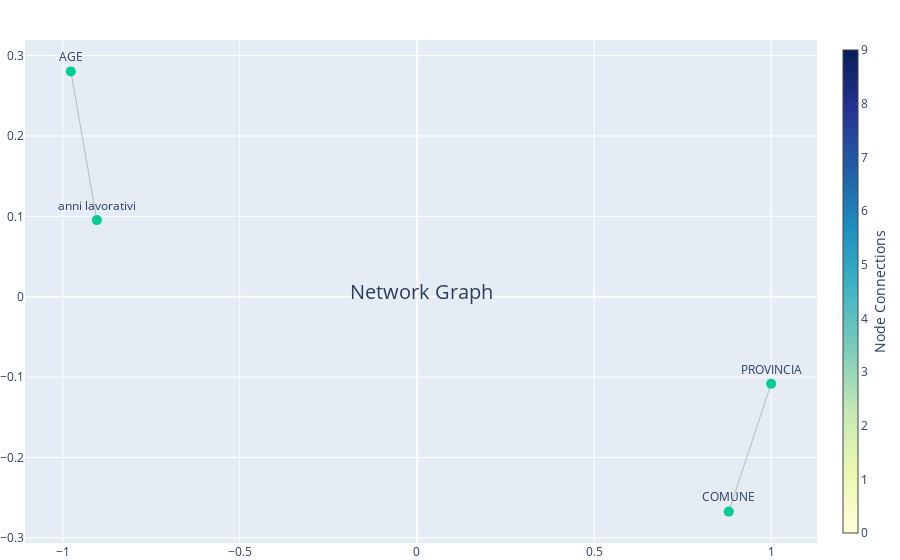

Notebook code cell kept with this figure:
### Code cell
import pandas as pd
from sklearn.preprocessing import LabelEncoder, StandardScaler
from sklearn.model_selection import train_test_split
from sklearn.ensemble import RandomForestClassifier
from sklearn.metrics import accuracy_score, classification_report
import networkx as nx
import matplotlib.pyplot as plt
import seaborn as sns  # Import seaborn for heatmap
import plotly.graph_objs as go
import joblib

# Path to your CSV file
# file_path = 'data_simulation_new1.csv'
file_path = 'data_simulation_new1.csv'
# Read the CSV file into a DataFrame
df = pd.read_csv(file_path)

# Verify the column presence before any processing
print("\nColumns in original DataFrame:")
print(df.columns)


# Dropping columns that are not useful for the prediction
df.drop(columns=['NOME',
                 'COGNOME',
                 'TELEFONO',
                 'CELLULARE',
                 'EMAIL',
                 'CAP',
                 'INDIRIZZO',
                 'CODICE_FISCALE',
                 'IBAN',
                 'COMUNE_NASCITA',
                 'DATA_NASCITA',
                 'TFR',
                 'NOME_AZIENDA',
                 'CODICE_FISCALE_AZIENDA',
                 'PARTITA_IVA_AZIENDA',
                 'DOCUMENTAZIONE_PENSIONATO',
                 'REGISTRAZIONE_TEL_PRIMO_CONTATTO',
                 'NOTE_LAVORAZIONE_CONTATTO'
                 ], inplace=True)

df.info()

# Encode categorical variables using LabelEncoder
encoders = {}
for column in df.columns:
    if df[column].dtype == 'object' or df[column].dtype.name == 'category':
        le = LabelEncoder()
        df[column] = le.fit_transform(df[column])
        encoders[column] = le

# Split the target variable
y = df['MOTIVAZIONE_PRESTITO']
X = df.drop(columns=['MOTIVAZIONE_PRESTITO'])

# Standardize numerical variables
scaler = StandardScaler()
X = pd.DataFrame(scaler.fit_transform(X), columns=X.columns)

# Split the data into training and testing sets
X_train, X_test, y_train, y_test = train_test_split(
    X, y, test_size=0.30, random_state=42)

# Fit a RandomForestClassifier
clf = RandomForestClassifier(n_estimators=100, random_state=42)
clf.fit(X_train, y_train)

# Predict on the test set
y_pred = clf.predict(X_test)

# Evaluate the model
print(f"Accuracy: {accuracy_score(y_test, y_pred)}")
print("Classification Report:")
print(classification_report(y_test, y_pred, zero_division=0))

# Save the model and encoders
joblib.dump(clf, 'random_forest_model.pkl')
joblib.dump(encoders, 'encoders.pkl')

# Get feature importances
importances = clf.feature_importances_
feature_importances = pd.DataFrame(
    {'feature': X.columns, 'importance': importances})
feature_importances.sort_values(by='importance', ascending=False, inplace=True)

# Print the feature importances
print("\nFeature Importances:")
print(feature_importances)

# Visualize the correlation matrix
correlation_matrix = X.corr()

plt.figure(figsize=(12, 10))
plt.title('Correlation Matrix')
sns.heatmap(correlation_matrix, annot=True, cmap='coolwarm')
plt.show()

# Create a NetworkX graph from the correlation matrix
G = nx.Graph()

threshold = 0.5  # Adjust threshold based on your preference
for i, row in correlation_matrix.iterrows():
    for j, val in row.items():
        if i != j and abs(val) > threshold:  # Filter for strong correlations
            G.add_edge(i, j, weight=val)

# Draw the graph using NetworkX
pos = nx.spring_layout(G)
weights = [G[u][v]['weight'] for u, v in G.edges()]
nx.draw(G, pos, with_labels=True, width=weights)
plt.show()

# Interactive visualization using Plotly
edge_trace = []
for edge in G.edges():
    x0, y0 = pos[edge[0]]
    x1, y1 = pos[edge[1]]
    edge_trace.append(go.Scatter(
        x=[x0, x1, None],
        y=[y0, y1, None],
        line=dict(width=0.5, color='#888'),
        hoverinfo='none',
        mode='lines'))

node_trace = go.Scatter(
    x=[],
    y=[],
    text=[],
    mode='markers+text',
    textposition="top center",
    hoverinfo='text',
    marker=dict(
        showscale=True,
        colorscale='YlGnBu',
        size=10,
        colorbar=dict(
            thickness=15,
            title='Node Connections',
            xanchor='left',
            titleside='right'
        ),
    )
)

for node in G.nodes():
    x, y = pos[node]
    node_trace['x'] += tuple([x])
    node_trace['y'] += tuple([y])
    node_trace['text'] += tuple([node])

fig = go.Figure(data=edge_trace + [node_trace],
                layout=go.Layout(
                showlegend=False,
                hovermode='closest',
                margin=dict(b=0, l=0, r=0, t=40),
                annotations=[dict(
                    text="Network Graph",
                    showarrow=False,
                    xref="paper", yref="paper",
                    x=0.5, y=0.5,
                    font=dict(size=20)
                )]
                )
                )

fig.show()

### Figure 1 — Plotly figure (JSON) as saved in the notebook; plotly's stock layout.template omitted (floating-point values rounded to 4 significant figures)
{"data": [{"hoverinfo": "none", "line": {"color": "#888", "width": 0.5}, "mode": "lines", "type": "scatter", "x": [1, 0.8803, null], "y": [-0.1083, -0.2673, null]}, {"hoverinfo": "none", "line": {"color": "#888", "width": 0.5}, "mode": "lines", "type": "scatter", "x": [-0.9769, -0.9035, null], "y": [0.2803, 0.09531, null]}, {"hoverinfo": "text", "marker": {"colorbar": {"thickness": 15, "title": {"side": "right", "text": "Node Connections"}, "xanchor": "left"}, "colorscale": [[0, "rgb(255,255,217)"], [0.125, "rgb(237,248,177)"], [0.25, "rgb(199,233,180)"], [0.375, "rgb(127,205,187)"], [0.5, "rgb(65,182,196)"], [0.625, "rgb(29,145,192)"], [0.75, "rgb(34,94,168)"], [0.875, "rgb(37,52,148)"], [1, "rgb(8,29,88)"]], "showscale": true, "size": 10}, "mode": "markers+text", "text": ["PROVINCIA", "COMUNE", "AGE", "anni lavorativi"], "textposition": "top center", "type": "scatter", "x": [1, 0.8803, -0.9769, -0.9035], "y": [-0.1083, -0.2673, 0.2803, 0.09531]}], "layout": {"annotations": [{"font": {"size": 20}, "showarrow": false, "text": "Network Graph", "x": 0.5, "xref": "paper", "y": 0.5, "yref": "paper"}], "hovermode": "closest", "margin": {"b": 0, "l": 0, "r": 0, "t": 40}, "showlegend": false}}
